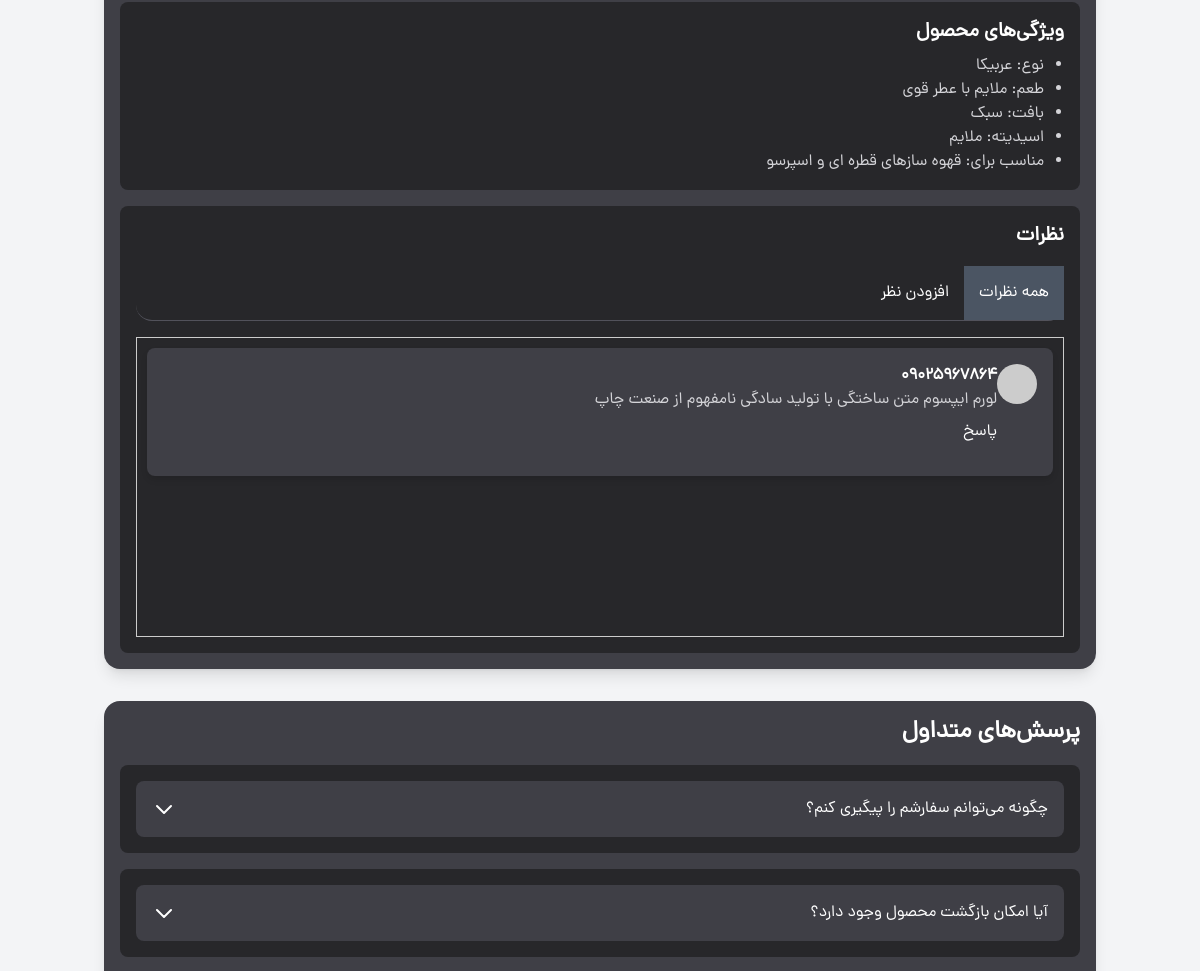
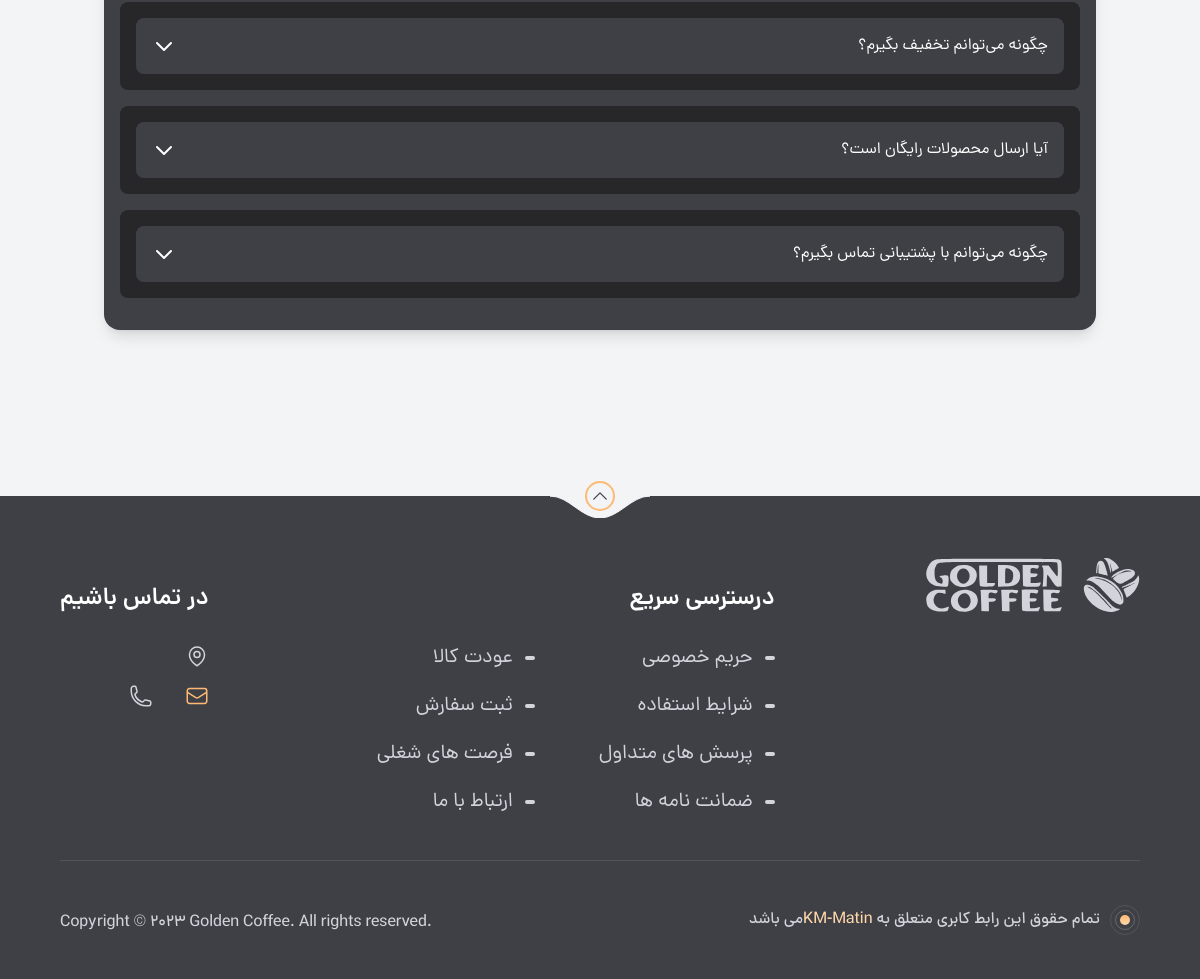
The app's page /product/4/ (signed in, lower part), older data (2 pictures, top to bottom).
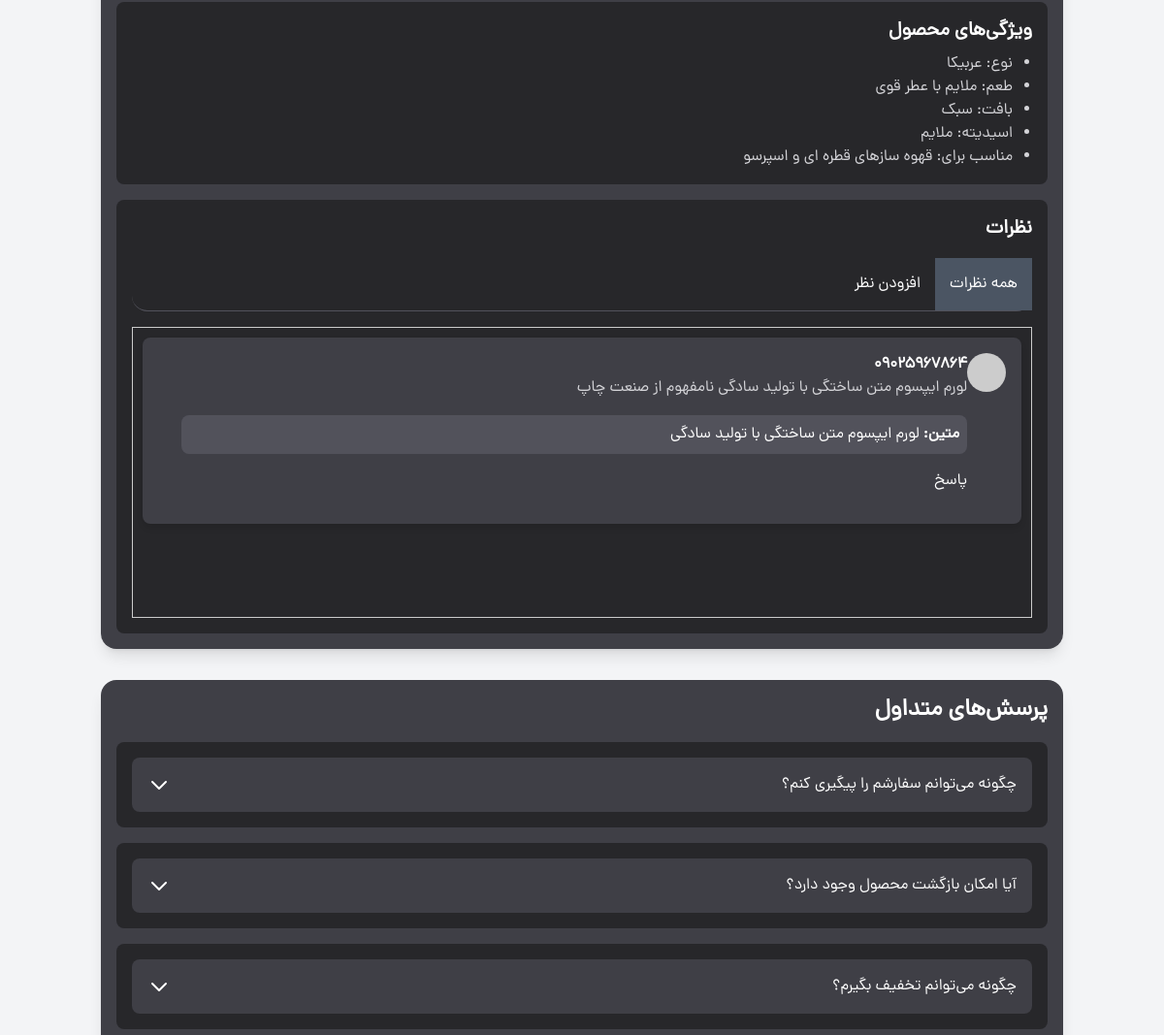
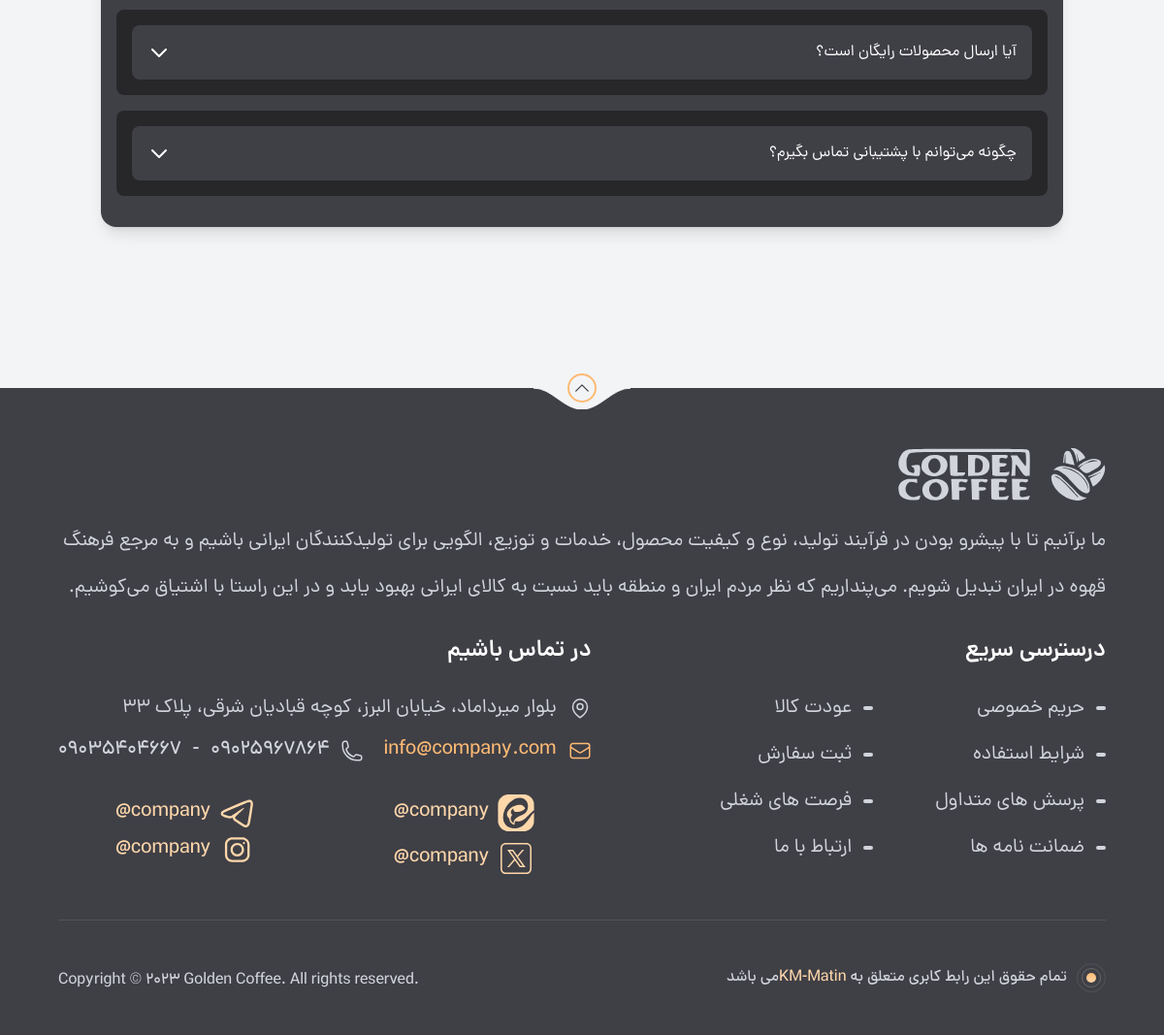
The same page, newer data (2 pictures, top to bottom).
### product_app/models.py (models this page shows, shortened)
class ProductFeature(models.Model):
    product = models.ForeignKey(Product, related_name='features', on_delete=models.CASCADE, verbose_name='محصول')
    name = models.CharField(max_length=255, verbose_name='ویژگی')
    value = models.CharField(max_length=255, verbose_name='مقدار ویژگی')
    def __str__(self):
        return f"{self.name}: {self.value}"
    class Meta:
        verbose_name = 'ویژگی محصول'
        verbose_name_plural = 'ویژگی‌های محصول'

class ProductReview(models.Model):
    product = models.ForeignKey(Product, related_name='reviews', on_delete=models.CASCADE, verbose_name='محصول')
    author = models.CharField(max_length=255, verbose_name='نویسنده')
    rating = models.FloatField(verbose_name='امتیاز', null=True, blank=True)
    comment = models.TextField(verbose_name='نظر')
    created_at = models.DateTimeField(auto_now_add=True, verbose_name='تاریخ ایجاد')
    parent = models.ForeignKey('self', null=True, blank=True, related_name='replies', on_delete=models.CASCADE,
                               verbose_name='پاسخ به')
    class Meta:
        verbose_name = 'نظر محصول'
        verbose_name_plural = 'نظرات محصول'
        ordering = ['-created_at']

### home_app/models.py (models this page shows, shortened)
class Footer(models.Model):
    name = models.CharField(verbose_name='اسم شرکت',null=True , blank=True , max_length=100)
    description = models.TextField(verbose_name='توضیحات فوتر')
    address = models.TextField(verbose_name='آدرس شرکت')
    email = models.EmailField(verbose_name='ایمیل شرکت')
    phone = models.ManyToManyField(PhoneCompany, verbose_name='شماره‌های تلفن شرکت')
    instagram = models.URLField(verbose_name='آدرس اینستاگرام شرکت', null=True, blank=True)
    id_instagram = models.CharField(max_length=50, verbose_name='آیدی اینستاگرام شرکت', null=True, blank=True)
    telegram = models.URLField(verbose_name='آدرس تلگرام شرکت', null=True, blank=True)
    id_telegram = models.CharField(max_length=50, verbose_name='آیدی تلگرام شرکت', null=True, blank=True)
    eitaa = models.URLField(verbose_name='آدرس ایتا شرکت', null=True, blank=True)
    id_eitaa = models.CharField(max_length=50, verbose_name='آیدی ایتا شرکت', null=True, blank=True)
    twitter = models.URLField(verbose_name='آدرس توییتر شرکت', null=True, blank=True)
    id_twitter = models.CharField(max_length=50, verbose_name='آیدی توییتر شرکت', null=True, blank=True)

class PhoneCompany(models.Model):
    phone = models.CharField(max_length=15, verbose_name='شماره تلفن')
    def __str__(self):
        return self.phone

### product_app/views.py (the view, shortened to what this page needs)
# urls.py: path('product/<int:pk>/', views.ProductDetailView.as_view(), name='product_detail'),
class ProductDetailView(View):
    def get(self, request, pk):
        if not request.user.is_authenticated:
            return redirect(f'/account/login/?next={request.get_full_path()}&notification=not_login')
        product = get_object_or_404(Product, pk=pk)
        product_images = product.images.all()
        product_features = product.features.all()
        product_reviews = product.reviews.filter(parent__isnull=True).prefetch_related('replies')
        user_reviews = product.reviews.filter(author=request.user.phone)
        form = ProductReviewForm()
        context = {
            'product': product,
            'product_images': product_images,
            'product_features': product_features,
            'product_reviews': product_reviews,
            'form': form,
            'user_reviews': user_reviews,
        }
        return render(request, 'product_app/product_details.html', context)

### home_app/context_processors.py (called while the page is built)
def user_cart_context(request):
    footer_info = Footer.objects.all().first()
    phone_company = PhoneCompany.objects.all()
    if request.user.is_authenticated:
        user = request.user
        order = Order.objects.filter(user=user, status="notRegistered").first()
        count = order.items.count() if order else 0
        return {
            'user': user,
            'order': order,
            'count': count,
            'footer_info': footer_info,
            'phone_company': phone_company
        }
    return {'footer_info': footer_info,
            'phone_company': phone_company}

### product_app/models.py (called while the page is built)
    def get_final_price(self):
        if self.discount_percentage and self.discount_percentage > 0:
            discount_amount = (self.price * self.discount_percentage) / 100
            return self.price - discount_amount
        return self.price

### product_app/templates/product_app/product_details.html (shortened to what the changed rows need)
{% extends "base.html" %}
{% load static %}
{% load humanize %}
{% block style %}
    <link rel="stylesheet" href="{% static 'style/swiper-bundle.min.css' %}">
    <link rel="stylesheet" href="{% static 'style/comment.css' %}">
{% endblock %}
{% block main %}
    <main class="text-white font-DanaRegular md:py-[150px]">
        <div class="container mx-auto p-4">
            <div class="mt-8 bg-zinc-700 rounded-2xl shadow-lg p-4">
                <div class="bg-zinc-800 p-4 rounded-lg mb-4">
                    <ul class="list-disc pl-5 text-zinc-300">
                        {% for feature in product_features %}
                            <li style="margin-right: 20px">{{ feature }}</li>
                        {% endfor %}
                    </ul>
                </div>
                <div class="bg-zinc-800 p-4 rounded-lg">
                    <div id="sub-content-reviews-all" class="sub-tab-content active scrollable-section">
                        {% for review in product_reviews %}
                            <div class="review-item bg-zinc-700 p-4 mb-4 rounded-lg shadow-md">
                                <div class="flex items-start mb-4">
                                    <img src="https://via.placeholder.com/40" alt="User Avatar"
                                         class="w-10 h-10 rounded-full">
                                    <div class="ml-4 flex-1">
                                        <h6 class="font-semibold">{{ review.author }}</h6>
                                        <p class="text-zinc-300">{{ review.comment }}</p>
                                        {% if review.replies.exists %}
                                            <div class="ml-6 mt-4">
                                                {% for reply in review.replies.all %}
                                                    <div class="review-item bg-zinc-600 p-2 rounded-lg mb-2">
                                                        <p><strong>{{ reply.author }}:</strong> {{ reply.comment }}</p>
                                                    </div>
                                                {% endfor %}
                                            </div>
                                        {% endif %}
                                        <button onclick="toggleReplyForm({{ review.id }})" class="text-blue-400 mt-2">
                                            پاسخ
                                        </button>
                                    </div>
                                </div>
                            </div>
                        {% empty %}
                            <div>
                                <p>نظری برای محصول ثبت نشده (شما می توانید اولین نفر باشید ^_^)</p>
                            </div>
                        {% endfor %}
                    </div>
                </div>
            </div>
        </div>
    </main>
{% endblock %}

### templates/includes/home_page/footer.html (shortened to what the changed rows need)
{% load static %}
<footer class="relative bg-zinc-700 py-8 md:pb-11 pt-[62px]">
    <div class="sm:w-[94%] lg:w-[90%] px-4 md:px-0 mx-auto text-gray-300">
        <div class="flex flex-wrap justify-between">
            <div>
                <div class="flex gap-x-5 mb-6 md:mb-4.5 text-gray-300">
                    <svg class="w-[57px] h-[54px]">
                        <use href="#logo"></use>
                    </svg>
                    <svg class="w-[138px] h-[54px]">
                        <use href="#logo-type"></use>
                    </svg>
                </div>
                <p class="max-w-[606px] lg:max-w-full xl:max-w-[606px] text-lg md:text-xl/[48px]">
                    {{ footer_info.description }}
                </p>
            </div>
            <div class="mt-10 md:mt-[26px]">
                <div class="md:text-xl mb-6 md:mb-10">
                        <span class="flex items-center gap-x-2 md:gap-x-3 text-xl mb-4 md:mb-5">
                            <svg class="w-5 md:w-6 h-5 md:h-6 shrink-0">
                                <use href="#map-pin"></use>
                            </svg>
{{ footer_info.address }}
                        </span>
                    <div class="flex flex-wrap gap-x-5 gap-y-4 font-DanaMedium">
                        <a href="mailto:info@Coffee.com"
                           class="flex items-center gap-x-2 md:gap-x-3 text-xl text-orange-300">
                            <svg class="w-5 md:w-6 h-5 md:h-6">
                                <use href="#envelope"></use>
                            </svg>
                            <span>{{ footer_info.email }}</span>
                        </a>
                        <div class="flex items-center gap-x-2 md:gap-x-3 text-xl">
                            <svg class="w-5 md:w-6 h-5 md:h-6">
                                <use href="#phone"></use>
                            </svg>
                            {% for phone in phone_company %}
                                <span class="ltr-text">{{ phone }}</span>
                                {% if not phone_company.last == phone %}
                                    -
                                {% endif %}
                            {% endfor %}
                        </div>
                    </div>
                </div>
                <div
                        class="flex grid grid-cols-2 gap-x-1.5 md:gap-x-6 font-DanaMedium md:text-xl child:flex child:flex-grow child:justify-center child:items-center child:gap-x-2 ltr-text">
                    {% if footer_info.telegram %}
                    	<a href="{{ footer_info.telegram }}" class="border-orange-200 text-orange-200 rounded-xl h-1/2">
                        {{ footer_info.id_telegram }}
                        <svg class="w-[26px] h-[26px] md:w-[38px] md:h-[38px]">
                            <use href="#telegram"></use>
                        </svg>
                    </a>
                    {% endif %}
                    {% if footer_info.eitaa %}
                    	<a href="{{ footer_info.eitaa }}" class="border-orange-200 text-orange-200 rounded-xl h-1/2">
                        {{ footer_info.id_eitaa }}
                        <svg class="w-[26px] h-[26px] md:w-[38px] md:h-[38px]">
                            <use href="#eitaa" style=""></use>
                        </svg>
                    </a>
                    {% endif %}
                {% if footer_info.instagram %}
                    	<a href="{{ footer_info.instagram }}" class="border-orange-200 text-orange-200 rounded-xl h-1/2">
                        {{ footer_info.id_instagram }}
                        <svg class="w-[26px] h-[26px] md:w-[38px] md:h-[38px]">
                            <use href="#instagram"></use>
                        </svg>
                    </a>
                    {% endif %}
{% if footer_info.twitter %}
                    <a href="{{ footer_info.twitter }}" class="border-orange-200 text-orange-200 rounded-xl">
                        {{ footer_info.id_twitter }}
                        <svg class="w-[26px] h-[26px] md:w-[38px] md:h-[38px]">
                            <use href="#x" style=""></use>
                        </svg>
                    </a>
{% endif %}
                </div>
            </div>
        </div>
    </div>
</footer>

Row changes from the older to the newer data that the page shows:
added ProductReview: author "متین", comment "لورم ایپسوم متن ساختگی با تولید سادگی", shown under "09025967864"
added Footer: description "ما برآنیم تا با پیشرو بودن در فرآیند تولید، نوع و کیفیت محصول، خدمات و توزیع، الگویی برای تولیدکنندگان ایرانی باشیم و به مرجع فرهنگ قهوه در ایران تبدیل شویم. می‌پنداریم که نظر مردم ایران و منطقه باید نسبت به کالای ایرانی بهبود یابد و در این راستا با اشتیاق می‌کوشیم.", address "بلوار میرداماد، خیابان البرز، کوچه قبادیان شرقی، پلاک ۳۳", email "info@company.com", id_telegram "@company", id_eitaa "@company", id_instagram "@company", id_twitter "@company"
added PhoneCompany: phone "09025967864"
added PhoneCompany: phone "09035404667"
